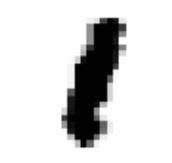
#> input picture week01/img/anh0.png, 172 x 163 px, found by its file name; its folder holds only this picture in this run
$ jupyter execute --allow-errors buoi01_nguyenphuongthao.ipynb
#> lines starting #> are read from the running program, lines starting #| are printed output that depends on the picture
#> `img = np.array(Image.open(path).convert("L").resize((256, 256)), dtype..`:
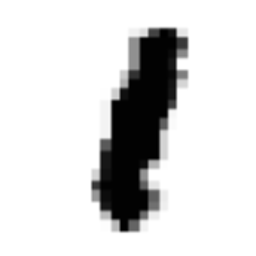
#> img: shape (256, 256) float64; min 0, max 255, mean 216.3
[cell 1]
import numpy as np
import matplotlib.pyplot as plt
from PIL import Image
import math

# Bài 1

Import ảnh và resize tất cả các ảnh thành cùng 1 kích thước 256x256.

[cell 2]
imgs = []
#> (the rest of this cell did not finish here and is left out)

### 1. Biểu diễn dữ liệu thành ma trận:

[cell 3]
# Moi anh duoc lam phang thanh vecto 1 chieu
X = np.array([img.flatten() for img in imgs])
print(X.shape)
#| (1, 65536)

- Mỗi hàng của ma trận đại diện cho 1 bức ảnh (8 hàng là 8 ảnh).
- Mỗi cột của ma trận đại diện cho giá trị pixel tại 1 vị trí cố định trên tất cả các ảnh (65536 cột nghĩa là mỗi ảnh chứa 65536 pixel).

### 2. Phép toán cơ bản:

[cell 4]
# Tinh trung binh theo cot
X_mean = np.mean(X, axis=0)

# Tru tung hang cua X cho X_mean
Y = X - X_mean
print(X.shape, X_mean.shape, Y.shape)
#| (1, 65536) (65536,) (1, 65536)

Vecto X_mean được tự động sao chép thành 8 hàng (broadcasting) để phù hợp kích thước với ma trận X khi thực hiện phép trừ.

### 3. Cosine similarity:

[cell 5]
def cosine_similarity(X, Y=None):
  if Y is None:
    Y = X
  Xn = X / np.linalg.norm(X, axis=1, keepdims=True)
  Yn = Y / np.linalg.norm(Y, axis=1, keepdims=True)
  return Xn @ Yn.T

Hàm trả về 1 ma trận S, với phần tử Sᵢⱼ là giá trị cosine similarity giữa vecto ảnh X[i] và Y[j].

### 4. Hàm truy vấn:

[cell 6]
def search(query, top_k=3):
  query = query.reshape(1, 65536)
  S = cosine_similarity(X, query).flatten()
  idx_lst = np.argpartition(S, -top_k)[-top_k:]
  idx_score_lst = [(idx, S[idx]) for idx in idx_lst]
  idx_score_lst.sort(key=lambda p: p[1], reverse=True)
  return idx_score_lst

# Chay thu ham search voi query la anh7.png
#> (the rest of this cell did not finish here and is left out)

### 5. Nhận xét:

[cell 7]
S = cosine_similarity(X, X)
#> S = [1]
min_idx = np.argmin(S)
#> min_idx = 0
print(f"Min cosine similarity pair: {min_idx // 8} and {min_idx % 8}")
#| Min cosine similarity pair: 0 and 0
S[np.diag_indices_from(S)] = 0
max_idx = np.argmax(S)
#> max_idx = 0
print(f"Max cosine similarity pair: {max_idx // 8} and {max_idx % 8}")
#| Max cosine similarity pair: 0 and 0

Thực hiện phép toán này trên ma trận X với chính nó để tìm cosine similarity giữa tất cả các cặp vecto ảnh. Nhận xét:
- Cặp khác biệt nhất là ảnh 1 và 6.
- Cặp giống nhất là ảnh 3 và 7.

Kết quả khớp với trực giác.

# Bài 2

### 1. Biến đổi tuyến tính:

[cell 8]
def draw(M):
  v1 = M[:, 0]
  v2 = M[:, 1]
  fig, ax = plt.subplots(figsize=(6, 6))
  ax.axhline(0, color='black', linewidth=0.5, linestyle='--')
  ax.axvline(0, color='black', linewidth=0.5, linestyle='--')
  ax.quiver(0, 0, v1[0], v1[1], angles='xy', scale_units='xy', scale=1, color='crimson')
  ax.quiver(0, 0, v2[0], v2[1], angles='xy', scale_units='xy', scale=1, color='royalblue')
  ax.set_xlim([-1.5, 2])
  ax.set_ylim([-0.5, 2])
  ax.set_aspect('equal')
  ax.grid(True, linestyle=':', alpha=0.6)
  plt.show()
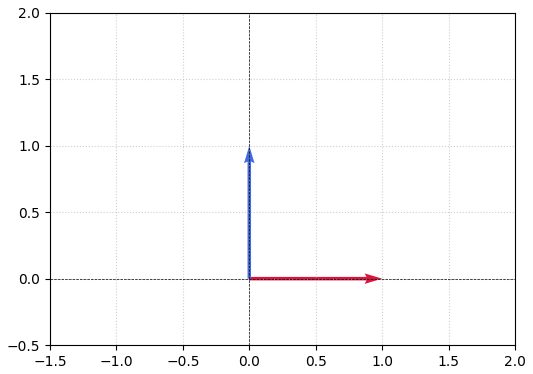
#> figure drawn by matplotlib, 1 panel

Vẽ ma trận gốc

[cell 9]
M = np.array([
    [1, 0],
    [0, 1]
])
draw(M)

Xoay ma trận 45 độ

[cell 10]
theta = np.radians(45)
R = np.array([
    [np.cos(theta), -np.sin(theta)],
    [np.sin(theta),  np.cos(theta)]
])
M_rotate = R @ M
draw(M_rotate)

Scale ma trận theo tỉ lệ: thu nhỏ trục X 0.5 lần, kéo giãn trục Y 1.5 lần

[cell 11]
S = np.array([
    [0.5, 0.0],
    [0.0, 1.5]
])
M_scale = S @ M
draw(M_scale)

### 2. Nén ảnh bằng SVD:

#> (a cell that did not finish here is left out)

### 3. Đánh giá:

Sai số bình phương của phép xấp xỉ M bằng M_k được tính bằng tổng bình phương các giá trị kì dị bị bỏ đi (từ k + 1 đến giá trị cuối cùng).

[cell 13]
H, W = M.shape
#> H = 2; W = 2
original_size = H * W
#> original_size = 4
#> (the rest of this cell did not finish here and is left out)

[cell 14]
# Ve do thi sai so theo k (logscale)
error = np.zeros_like(S)
for i in range(S.shape[0]):
  error[i] = math.sqrt(np.sum(S[i:] ** 2))
plt.semilogy(error)
plt.xlabel("k")
plt.ylabel("Sai số (logscale)")
plt.show()
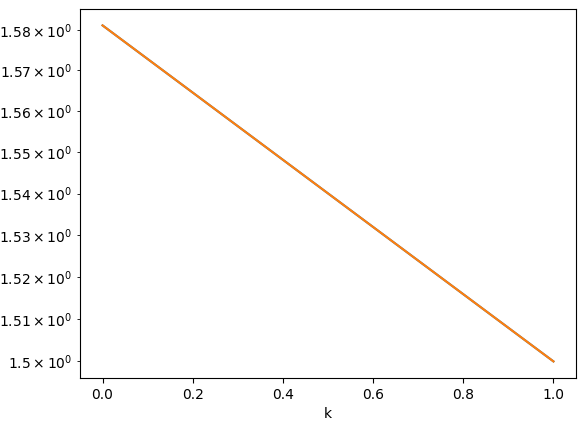
#> figure drawn by matplotlib, 1 panel

### 4. Nhận xét:

- Với k = 20 thì ảnh vẫn chấp nhận được về mặt trực quan.
- SVD giúp giảm chiều dữ liệu, chỉ giữ lại các đặc trưng quan trọng nhất (tương ứng với các giá trị kì dị lớn nhất). Nhờ vậy có thể tiết kiệm bộ nhớ lưu trữ mà không làm mất đi quá nhiều thông tin ảnh, giúp các mô hình AI chạy nhanh hơn.

### Đồ thị năng lượng tích lũy của các giá trị kì dị

[cell 15]
total = np.sum(S ** 2)
reserved_energy = np.zeros_like(S)
for i in range(S.shape[0]):
  reserved_energy[i] = np.sum(S[:i+1] ** 2) / total
plt.plot(reserved_energy)
plt.xlabel("k")
plt.ylabel("Tỉ lệ năng lượng tích lũy")
plt.show()
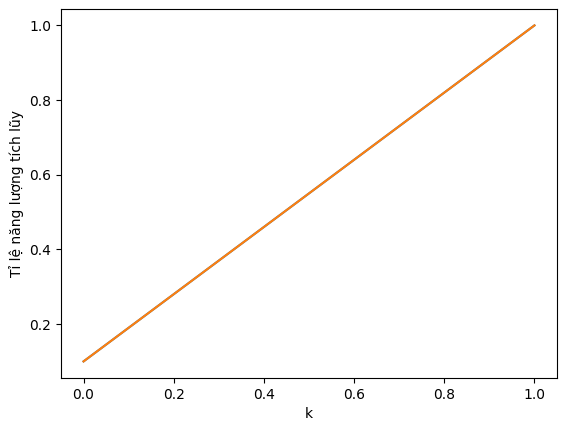
#> figure drawn by matplotlib, 1 panel
